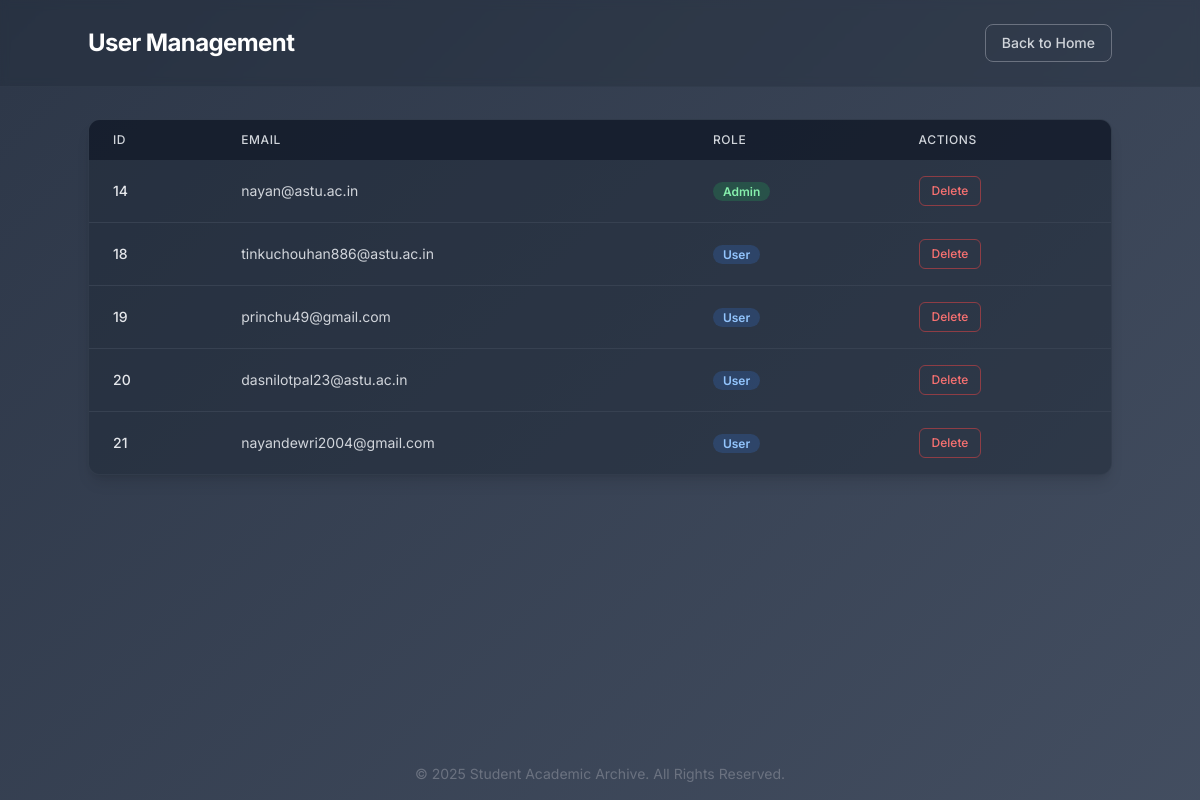
Screenshot of /users (signed in) with the database file from the repository.
### tables this page shows
CREATE TABLE users (
    id INTEGER PRIMARY KEY AUTOINCREMENT,
    email TEXT UNIQUE,
    password TEXT,
    is_admin INTEGER DEFAULT 0
, last_seen TEXT);

### app.py (the view)
@app.route("/users")
def view_users():
    if not session.get("is_admin"):
        return "Unauthorized", 403
    conn = sqlite3.connect("database.db")
    c = conn.cursor()
    c.execute("SELECT id, email, is_admin FROM users")
    users = c.fetchall()
    conn.close()
    return render_template("view_users.html", users=users)

### templates/view_users.html (shortened to what this page needs)
<!DOCTYPE html>
<html lang="en">
<head>
    <script src="https://cdn.tailwindcss.com"></script>
</head>
<body class="gradient-bg text-white">
<div class="flex flex-col min-h-screen">
    <nav class="p-4 md:p-6 bg-gray-800/30 border-b border-gray-700/50 backdrop-blur-sm sticky top-0 z-10">
        <div class="container mx-auto flex justify-between items-center">
            <h1 class="text-xl md:text-2xl font-bold tracking-tight">User Management</h1>
            <a href="/" class="px-4 py-2 text-sm font-medium border border-gray-500 text-gray-300 rounded-lg hover:bg-gray-700 transition-colors">Back to Home</a>
        </div>
    </nav>
    <main class="flex-grow p-4 md:p-8">
        <div class="container mx-auto">
            <div class="bg-gray-800/50 border border-gray-700/60 rounded-xl shadow-lg overflow-hidden">
                <table class="min-w-full text-left">
                    <thead class="bg-gray-900/70">
                        <tr>
                            <th class="px-6 py-3 text-xs font-medium text-gray-300 uppercase tracking-wider">ID</th>
                            <th class="px-6 py-3 text-xs font-medium text-gray-300 uppercase tracking-wider">Email</th>
                            <th class="px-6 py-3 text-xs font-medium text-gray-300 uppercase tracking-wider">Role</th>
                            <th class="px-6 py-3 text-xs font-medium text-gray-300 uppercase tracking-wider">Actions</th>
                        </tr>
                    </thead>
                    <tbody class="divide-y divide-gray-700">
                        {% if users %}
                            {% for user in users %}
                            <tr class="hover:bg-gray-700/50 transition-colors">
                                <td class="px-6 py-4 whitespace-nowrap text-sm font-medium text-gray-200">{{ user[0] }}</td>
                                <td class="px-6 py-4 whitespace-nowrap text-sm text-gray-300">{{ user[1] }}</td>
                                <td class="px-6 py-4 whitespace-nowrap text-sm">
                                    {% if user[2] == 1 %}
                                    <span class="px-2.5 py-0.5 rounded-full text-xs font-semibold bg-green-500/20 text-green-300">
                                        Admin
                                    </span>
                                    {% else %}
                                    <span class="px-2.5 py-0.5 rounded-full text-xs font-semibold bg-blue-500/20 text-blue-300">
                                        User
                                    </span>
                                    {% endif %}
                                </td>
                                <td class="px-6 py-4 whitespace-nowrap text-sm">
                                    <a href="{{ url_for('delete_user', user_id=user[0]) }}"
                                       onclick="return confirm('Are you sure you want to delete this user?');"
                                       class="inline-flex items-center gap-2 px-3 py-1.5 text-xs font-medium text-red-400 border border-red-500/50 rounded-md hover:bg-red-500/20 hover:text-red-300 transition">
                                        Delete
                                    </a>
                                </td>
                            </tr>
                            {% endfor %}
                        {% else %}
                            <tr>
                                <td colspan="4" class="text-center py-12 text-gray-400">No registered users found.</td>
                            </tr>
                        {% endif %}
                    </tbody>
                </table>
            </div>
        </div>
    </main>
    <footer class="text-center p-4 text-sm text-gray-500 mt-auto">
        &copy; 2025 Student Academic Archive. All Rights Reserved.
    </footer>
</div>
</body>
</html>

### templates/view_users.html (style rules this page uses)
body { font-family: 'Inter', sans-serif; }
.gradient-bg { background: linear-gradient(-45deg, #1a202c, #2d3748, #4a5568, #2d3748); background-size: 400% 400%; animation: gradient 15s ease infinite; }

### rows the page displays
users: id "14", email "nayan@astu.ac.in", is_admin "Admin"
users: id "18", email "tinkuchouhan886@astu.ac.in", is_admin "User"
users: id "19", email "princhu49@gmail.com", is_admin "User"
users: id "20", email "dasnilotpal23@astu.ac.in", is_admin "User"
users: id "21", email "nayandewri2004@gmail.com", is_admin "User"
